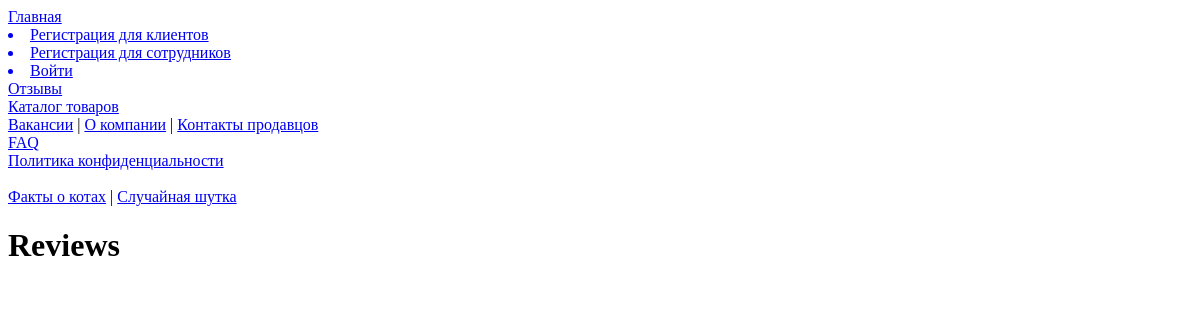
The page /reviews/ on the database as committed earlier.
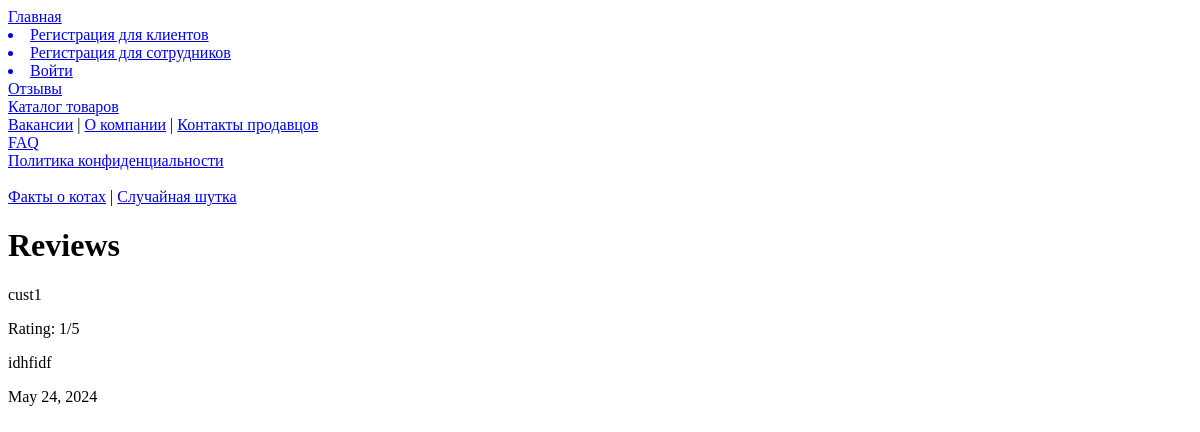
The same page on the database as committed later.
### toyFactory/models.py (models this page shows)
class Review(models.Model):
    sender = models.CharField(max_length=50, default='test')
    rating = models.IntegerField()
    text = models.CharField(max_length=500)
    date = models.DateField(auto_now_add=True)

### toyFactory/views.py (the view)
# urls.py: path('reviews/', views.reviews, name='reviews'),
def reviews(request):
    all_reviews = Review.objects.all()
    name = request.user.username
    context = {
        'object_list': all_reviews,
        'getUserRole': getUserRole(name)
    }
    logging.info(f'reviews: {[review.text for review in all_reviews]}')
    return render(request, 'reviews.html', context)

### toyFactory/views.py (called while the page is built)
def getUserRole(name):
    if name != None:
        user = MyUser.objects.all().filter(username=name).first()
        if user != None:
            role = MyUser.objects.all().filter(username=name).first().role
            return role

### toyFactory/templates/reviews.html (shortened to what this page needs)
{% extends "base.html" %}
{% block header %}Reviews{% endblock header %}
{% block content %}
    {% for review_item in object_list %}
        <div>
            <p>{{ review_item.sender }}</p>
            <p>Rating: {{ review_item.rating }}/5</p>
            <p>{{ review_item.text }}</p>
            <p>{{ review_item.date }}</p>
            <br>
        </div>
    {% endfor %}
{% endblock content %}

Rows that differ between the two databases and show on the page:
added Review: sender "cust1", rating "1", text "idhfidf", date "May 24, 2024"
